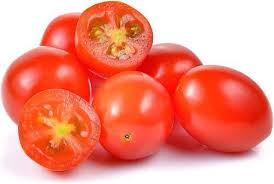
#> input picture fresh.jpg, 274 x 184 px
$ python -i vision_engine.py   (imports and definitions only)
#> lines starting #> are read from the running program, lines starting #| are printed output that depends on the picture; after the words box and inside, x2 and y2 are one past the last pixel; in counts of white or black regions, pixels touching at a corner belong together
import cv2
import numpy as np

def analyze_surface_rot(image_path):
#> called with image_path = 'fresh.jpg'
    img = cv2.imread(image_path)
#> img is the input picture: shape (184, 274, 3); mean B, G, R 127.8, 144.7, 241.3
    if img is None:
        return 0.0, None

    img_hsv = cv2.cvtColor(img, cv2.COLOR_BGR2HSV)
#> img_hsv: shape (184, 274, 3); mean H, S, V 30.7, 124.1, 241.4

    # 1. Mask out pure white/bright backgrounds
    non_bg_mask = cv2.inRange(img_hsv, np.array([0, 20, 20]), np.array([180, 255, 255]))
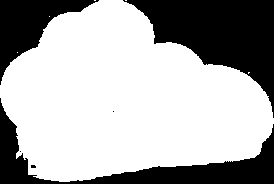
#> non_bg_mask: shape (184, 274); 67.6% white; 6 black regions (3 under 20 px), largest, box (x1, y1, x2, y2) and area: (123, 0, 274, 118) 7981, (0, 98, 274, 184) 5231, (0, 0, 99, 85) 3130
    fruit_pixel_count = np.sum(non_bg_mask > 0)
#> fruit_pixel_count = 34058

    if fruit_pixel_count == 0:
        return 0.0, img

    # 2. Detect dark, discolored, or low-saturation defect areas
    lower_defect = np.array([0, 0, 0])
    upper_defect = np.array([180, 255, 120])
    defect_mask = cv2.inRange(img_hsv, lower_defect, upper_defect)
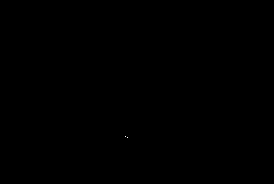
#> defect_mask: shape (184, 274); 0% white in thin lines or dots, all inside (x1, y1, x2, y2) = (125, 136, 128, 138)

    # Combine masks to only count defects ON the fruit
    fruit_defects = cv2.bitwise_and(defect_mask, defect_mask, mask=non_bg_mask)

    # 3. Draw Red Bounding Boxes around detected defect contours for Explainable AI (XAI)
    annotated_img = img.copy()
    contours, _ = cv2.findContours(fruit_defects, cv2.RETR_EXTERNAL, cv2.CHAIN_APPROX_SIMPLE)
#> contours = 2 contours, all with area under 20

    for c in contours:
        if cv2.contourArea(c) > 30: # Filter small noise
            x, y, w, h = cv2.boundingRect(c)
            cv2.rectangle(annotated_img, (x, y), (x + w, y + h), (0, 0, 255), 2)
            cv2.putText(annotated_img, "DEFECT", (x, max(10, y - 5)),
                        cv2.FONT_HERSHEY_SIMPLEX, 0.4, (0, 0, 255), 1)
#> this loop made 2 passes
#> c on passes 1 to 2: [[127, 137]], [[125, 136]]

    defect_ratio = np.sum(fruit_defects > 0) / fruit_pixel_count
#> defect_ratio = 5.87e-05

    # Convert BGR (OpenCV) back to RGB for Streamlit rendering
    annotated_img_rgb = cv2.cvtColor(annotated_img, cv2.COLOR_BGR2RGB)

    return round(float(defect_ratio), 2), annotated_img_rgb

>>> result = analyze_surface_rot('fresh.jpg')
